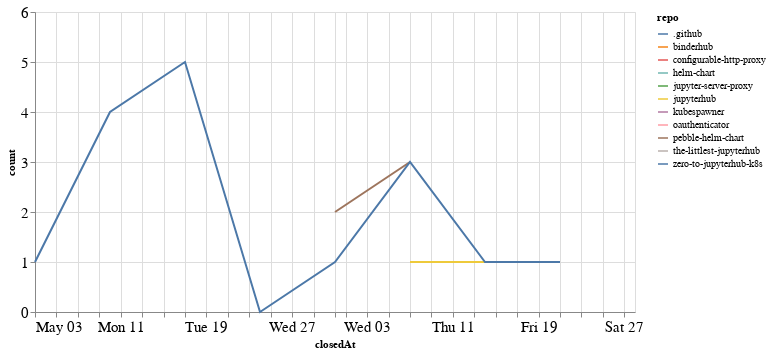

Source (notebook cell):
### Code cell
closed_by_time = closed_by.groupby('repo').resample('W', on='closedAt').count()['author'].reset_index()
closed_by_time = closed_by_time.rename(columns={'author': 'count'})

alt.Chart(closed_by_time, width=600).mark_line().encode(
    x='closedAt',
    y='count',
    color='repo',
    tooltip="repo"
)

### Figure 1 — Vega-Lite specification as saved in the notebook (floating-point values rounded to 4 significant figures)
{"config": {"axisLeft": {"labelFontSize": 15}, "axisBottom": {"labelFontSize": 15}}, "data": {"name": "data-28e32f701ec9710109446ec9f0f6bbf6"}, "mark": "line", "encoding": {"color": {"type": "nominal", "field": "repo"}, "tooltip": {"type": "nominal", "field": "repo"}, "x": {"type": "temporal", "field": "closedAt"}, "y": {"type": "quantitative", "field": "count"}}, "width": 600, "$schema": "https://vega.github.io/schema/vega-lite/v4.8.1.json", "datasets": {"data-28e32f701ec9710109446ec9f0f6bbf6": [{"repo": ".github", "closedAt": "2020-05-03T00:00:00", "count": 1}, {"repo": "binderhub", "closedAt": "2020-05-24T00:00:00", "count": 1}, {"repo": "configurable-http-proxy", "closedAt": "2020-05-31T00:00:00", "count": 6}, {"repo": "helm-chart", "closedAt": "2020-05-10T00:00:00", "count": 2}, {"repo": "jupyter-server-proxy", "closedAt": "2020-05-24T00:00:00", "count": 1}, {"repo": "jupyterhub", "closedAt": "2020-06-07T00:00:00", "count": 1}, {"repo": "jupyterhub", "closedAt": "2020-06-14T00:00:00", "count": 1}, {"repo": "kubespawner", "closedAt": "2020-06-28T00:00:00", "count": 1}, {"repo": "oauthenticator", "closedAt": "2020-05-17T00:00:00", "count": 1}, {"repo": "pebble-helm-chart", "closedAt": "2020-05-31T00:00:00", "count": 2}, {"repo": "pebble-helm-chart", "closedAt": "2020-06-07T00:00:00", "count": 3}, {"repo": "the-littlest-jupyterhub", "closedAt": "2020-05-10T00:00:00", "count": 1}, {"repo": "zero-to-jupyterhub-k8s", "closedAt": "2020-05-03T00:00:00", "count": 1}, {"repo": "zero-to-jupyterhub-k8s", "closedAt": "2020-05-10T00:00:00", "count": 4}, {"repo": "zero-to-jupyterhub-k8s", "closedAt": "2020-05-17T00:00:00", "count": 5}, {"repo": "zero-to-jupyterhub-k8s", "closedAt": "2020-05-24T00:00:00", "count": 0}, {"repo": "zero-to-jupyterhub-k8s", "closedAt": "2020-05-31T00:00:00", "count": 1}, {"repo": "zero-to-jupyterhub-k8s", "closedAt": "2020-06-07T00:00:00", "count": 3}, {"repo": "zero-to-jupyterhub-k8s", "closedAt": "2020-06-14T00:00:00", "count": 1}, {"repo": "zero-to-jupyterhub-k8s", "closedAt": "2020-06-21T00:00:00", "count": 1}]}}
